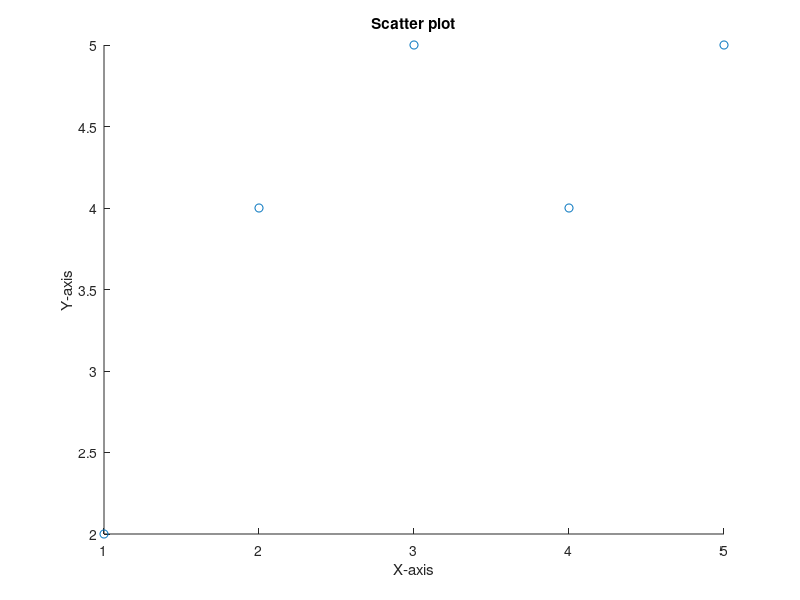

Write the MATLAB code that produced this figure.
%Scatter Plot for Two Variables
%Data
data_x=[1,2,3,4,5];
data_y=[2,4,5,4,5];
%Scatter plot
figure;
scatter(data_x,data_y);
title('Scatter plot');
xlabel('X-axis');
ylabel('Y-axis');